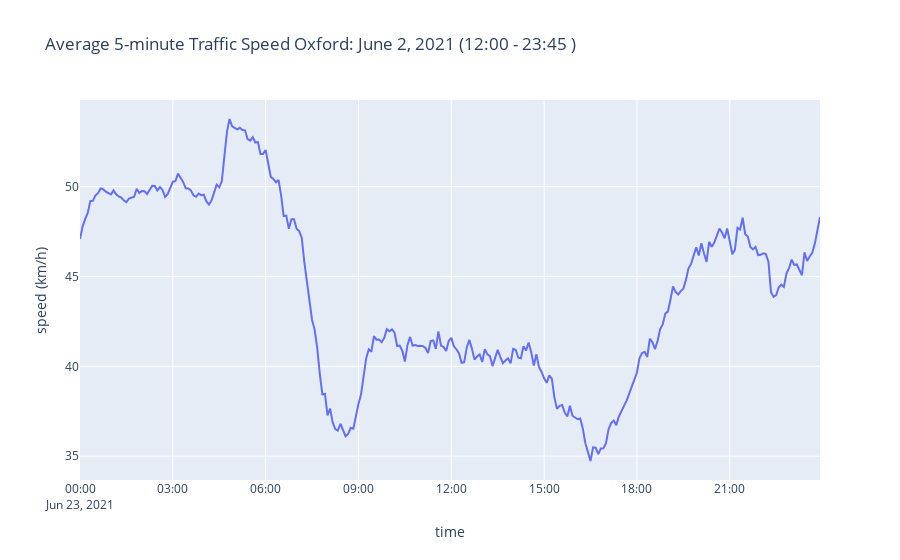

The notebook cell saved with this chart:
### Code cell
px.line(x=time,y=sp, title="Average 5-minute Traffic Speed Oxford: June 2, 2021 (12:00 - 23:45 )", labels={"x":"time","y":"speed (km/h)"})

### Figure 1 — Plotly figure (JSON) as saved in the notebook; plotly's stock layout.template omitted (floating-point values rounded to 4 significant figures; data arrays with more than 128 entries replaced by an {"elided": "..."} marker saying what was removed)
{"data": [{"hovertemplate": "time=%{x}<br>speed (km/h)=%{y}<extra></extra>", "legendgroup": "", "line": {"color": "#636efa", "dash": "solid"}, "mode": "lines", "name": "", "orientation": "v", "showlegend": false, "type": "scatter", "x": {"elided": "288 str values"}, "xaxis": "x", "y": {"elided": "288 float values"}, "yaxis": "y"}], "layout": {"legend": {"tracegroupgap": 0}, "title": {"text": "Average 5-minute Traffic Speed Oxford: June 2, 2021 (12:00 - 23:45 )"}, "xaxis": {"anchor": "y", "domain": [0, 1], "title": {"text": "time"}}, "yaxis": {"anchor": "x", "domain": [0, 1], "title": {"text": "speed (km/h)"}}}}
